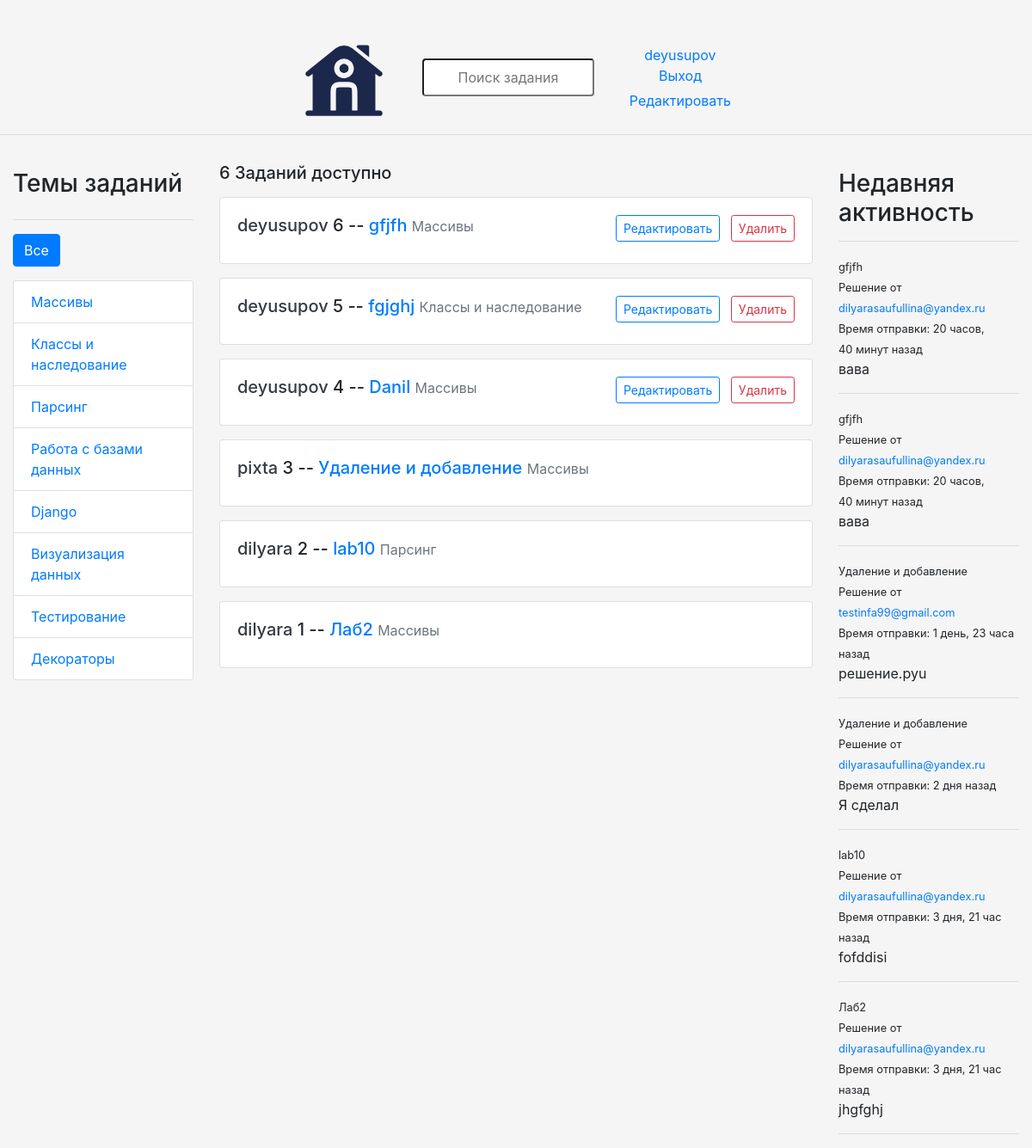
The page / (signed in) on the database as committed earlier.
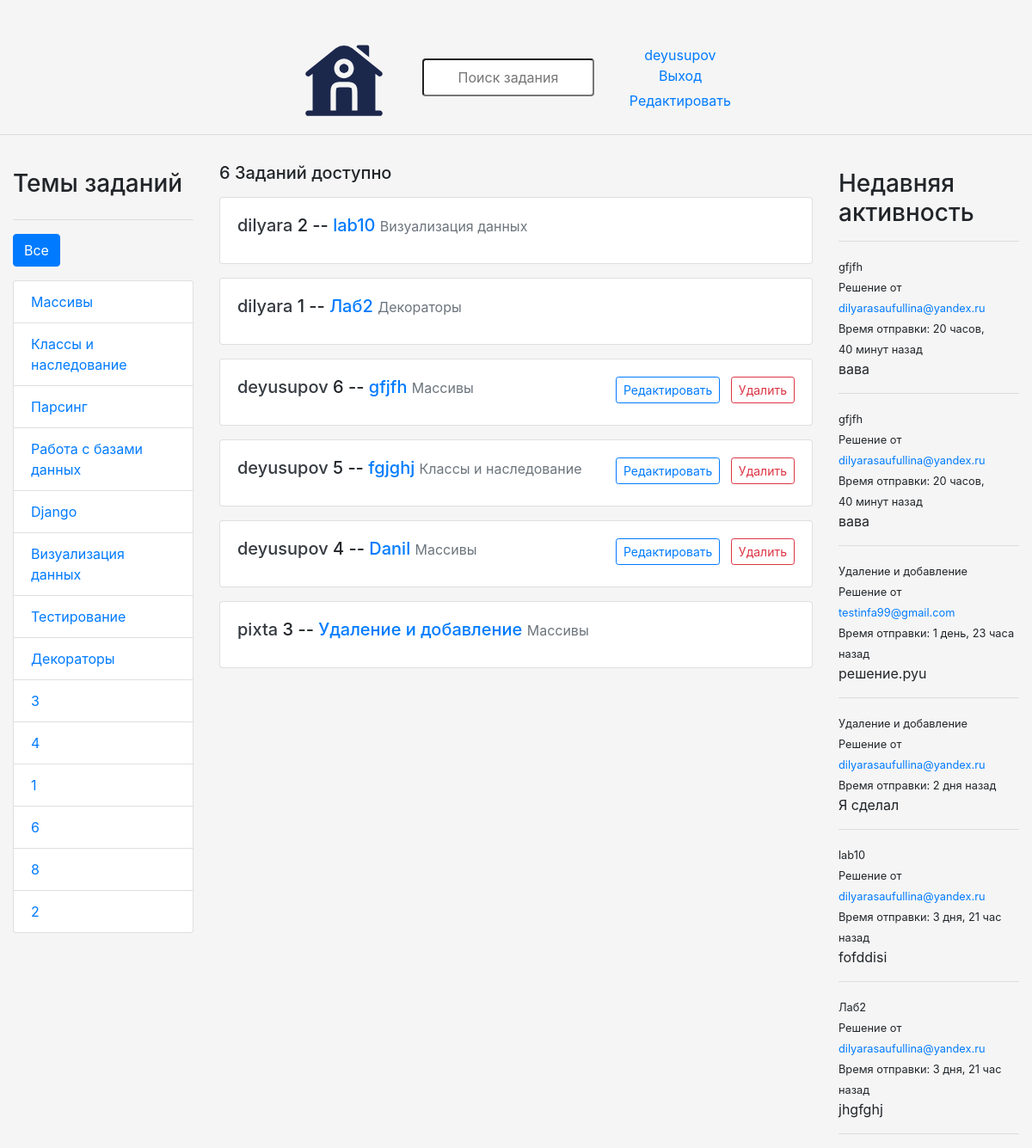
The same page on the database as committed later.
### base/models.py (models this page shows, shortened)
class Topic(models.Model):
    name = models.CharField(max_length = 200)

class Task(models.Model):
    host = models.ForeignKey(User, on_delete = models.SET_NULL, null = True)
    topic = models.ForeignKey(Topic, on_delete = models.SET_NULL, null = True)
    name = models.CharField(max_length = 200)
    description = models.TextField(null = True, blank = True)
    participants = models.ManyToManyField(User, related_name = 'participants', blank = True)
    updated = models.DateTimeField(auto_now = True)
    created = models.DateTimeField(auto_now_add = True)
    class Meta:
        ordering=['-updated','-created']
    def __str__(self):
        return self.name

class User(AbstractUser):
    name = models.CharField(max_length=200, null=True)
    email = models.EmailField(unique=True, null=True)
    bio = models.TextField(null=True)
    ROLE_CHOICES = [
        ('admin', 'Admin'),
        ('user', 'User'),
    ]
    role = models.CharField(max_length=5, choices=ROLE_CHOICES, default='user')
    avatar = models.ImageField(null=True, default='avatar.svg')
    USERNAME_FIELD = 'email'
    REQUIRED_FIELDS = []

class Message(models.Model):
    user = models.ForeignKey(User, on_delete=models.CASCADE)
    task = models.ForeignKey(Task, on_delete=models.CASCADE)
    body = models.TextField()
    attachment = models.FileField(upload_to='message_files/', null=True, blank=True)
    updated = models.DateTimeField(auto_now=True)
    created = models.DateTimeField(auto_now_add=True)
    class Meta:
        ordering = ['-updated','-created']
    def __str__(self):
        return self.body[0:50]

### base/views.py (the view, shortened to what this page needs)
# urls.py: path('', views.home, name="home"),
@login_required(login_url='login')
def home(request):
    if request.user.role == 'user':
        q = request.GET.get('q') if request.GET.get('q') else ''
        tasks = Task.objects.filter(
            Q(topic__name__icontains=q) |
            Q(name__icontains=q) |
            Q(description__icontains=q)
        )
        topics = Topic.objects.all()
        task_count = tasks.count()
        task_messages = Message.objects.all().filter(Q(task__topic__name__icontains=q))
        context = {'tasks': tasks, 'topics': topics, 'task_count': task_count, 'task_messages': task_messages}
        return render(request, 'base/home_user.html', context)
    else:
        return redirect('login')

### base/templates/base/home_user.html (shortened to what this page needs)
{% extends 'main.html' %}
{% block content %}
<div class="home-container">
    <div>
        {% include 'base/topics_component.html' %}
    </div>
    <div class="container mt-3">
        <h5>{{ task_count }} Заданий доступно</h5>
        <div class="mt-3">
            {% include 'base/feed_component.html' %}
        </div>
    </div>
    <div>
        {% include 'base/activity_component.html' %}
    </div>
</div>
{% endblock content %}

### base/templates/base/topics_component.html
<div class="container mt-4">
    <h3 class="mb-4">Темы заданий</h3>
    <hr>
    <div class="d-flex justify-content-between mb-3">
        <a href="{% url 'home' %}" class="btn btn-primary">Все</a>
    </div>
    <ul class="list-group">
        {% for topic in topics %}
          <li class="list-group-item {% if topic.name == selected_topic %}active{% endif %}">
            <a href="{% url 'home' %}?q={{ topic.name }}" class="stretched-link">
              {{ topic.name }}
            </a>
          </li>
        {% endfor %}
      </ul>
</div>

### base/templates/base/feed_component.html
{% for task in tasks %}
  <div class="card mt-3">
    <div class="card-body d-flex justify-content-between">
      <h5 class="card-title">
        <a href="{% url 'user-profile' task.host.id %}" class="text-dark">{{ task.host.username }}</a>
        {{ task.id }} -- <a href="{% url 'task' task.id %}" class="text-primary">{{ task.name }}</a>
        <small class="text-muted">{{ task.topic.name }}</small>
      </h5>
      {% if request.user == task.host %}
        <div>
          <a href="{% url 'update-task' task.id %}" class="btn btn-outline-primary btn-sm mr-2">Редактировать</a>
          <a href="{% url 'delete-task' task.id %}" class="btn btn-outline-danger btn-sm">Удалить</a>
        </div>
      {% endif %}
    </div>
  </div>
{% endfor %}

### base/templates/base/activity_component.html (shortened to what this page needs)
<div class="container mt-4">
<h3>Недавняя активность</h3>
<hr>
{% if task_messages %}
    {% for message in task_messages %}
        <div>
            <small >{{message.task}}</small>
            <small>Решение от <a href="{% url 'user-profile' message.user.id %}">{{message.user}}</a></small>
            <small >Время отправки: {{message.created|timesince}} назад</small>
            <p>{{message}}</p>
            <hr>
        </div>
    {% endfor %}
{% else %}
    <p>Никто ничего не выложил</p>
{% endif %}
    </div>

Rows that differ between the two databases and show on the page:
added Topic: name "3"
added Topic: name "4"
added Topic: name "1"
added Topic: name "6"
added Topic: name "8"
added Topic: name "2"
changed Task "lab10": topic.name "Парсинг" → "Визуализация данных"; moves up the list
changed Task "Лаб2": topic.name "Массивы" → "Декораторы"; moves up the list
